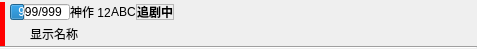
<?xml version="1.0" encoding="UTF-8"?>
<ui version="4.0">
 <class>TvIpWidgetItem</class>
 <widget class="QWidget" name="TvIpWidgetItem">
  <property name="geometry">
   <rect>
    <x>0</x>
    <y>0</y>
    <width>477</width>
    <height>49</height>
   </rect>
  </property>
  <property name="windowTitle">
   <string>Form</string>
  </property>
  <layout class="QVBoxLayout" name="verticalLayout_2">
   <property name="spacing">
    <number>0</number>
   </property>
   <property name="leftMargin">
    <number>0</number>
   </property>
   <property name="topMargin">
    <number>2</number>
   </property>
   <property name="rightMargin">
    <number>0</number>
   </property>
   <property name="bottomMargin">
    <number>0</number>
   </property>
   <item>
    <widget class="QWidget" name="widget" native="true">
     <property name="styleSheet">
      <string notr="true">#widget
{
  border-left: 5px solid #ff0000;
}</string>
     </property>
     <layout class="QVBoxLayout" name="verticalLayout">
      <property name="spacing">
       <number>0</number>
      </property>
      <property name="leftMargin">
       <number>0</number>
      </property>
      <property name="topMargin">
       <number>0</number>
      </property>
      <property name="rightMargin">
       <number>0</number>
      </property>
      <property name="bottomMargin">
       <number>0</number>
      </property>
      <item>
       <layout class="QHBoxLayout" name="hLayout_Top">
        <property name="leftMargin">
         <number>10</number>
        </property>
        <item>
         <widget class="QProgressBar" name="progressBar_Radio">
          <property name="maximumSize">
           <size>
            <width>60</width>
            <height>16</height>
           </size>
          </property>
          <property name="value">
           <number>24</number>
          </property>
          <property name="alignment">
           <set>Qt::AlignCenter</set>
          </property>
          <property name="textVisible">
           <bool>true</bool>
          </property>
          <property name="invertedAppearance">
           <bool>false</bool>
          </property>
          <property name="textDirection">
           <enum>QProgressBar::TopToBottom</enum>
          </property>
          <property name="format">
           <string notr="true">999/999</string>
          </property>
         </widget>
        </item>
        <item>
         <widget class="QLabel" name="label_Point">
          <property name="sizePolicy">
           <sizepolicy hsizetype="Minimum" vsizetype="Preferred">
            <horstretch>0</horstretch>
            <verstretch>0</verstretch>
           </sizepolicy>
          </property>
          <property name="maximumSize">
           <size>
            <width>16777215</width>
            <height>16</height>
           </size>
          </property>
          <property name="text">
           <string notr="true">神作 12</string>
          </property>
         </widget>
        </item>
        <item>
         <widget class="QLabel" name="label_Tag1">
          <property name="maximumSize">
           <size>
            <width>16777215</width>
            <height>16</height>
           </size>
          </property>
          <property name="text">
           <string notr="true">A</string>
          </property>
         </widget>
        </item>
        <item>
         <widget class="QLabel" name="label_Tag2">
          <property name="maximumSize">
           <size>
            <width>16777215</width>
            <height>16</height>
           </size>
          </property>
          <property name="text">
           <string notr="true">B</string>
          </property>
         </widget>
        </item>
        <item>
         <widget class="QLabel" name="label_Tag3">
          <property name="maximumSize">
           <size>
            <width>16777215</width>
            <height>16</height>
           </size>
          </property>
          <property name="text">
           <string notr="true">C</string>
          </property>
         </widget>
        </item>
        <item>
         <widget class="QLabel" name="label_Zhuiju">
          <property name="maximumSize">
           <size>
            <width>16777215</width>
            <height>16</height>
           </size>
          </property>
          <property name="font">
           <font>
            <bold>true</bold>
           </font>
          </property>
          <property name="frameShape">
           <enum>QFrame::StyledPanel</enum>
          </property>
          <property name="frameShadow">
           <enum>QFrame::Sunken</enum>
          </property>
          <property name="text">
           <string notr="true">追剧中</string>
          </property>
          <property name="alignment">
           <set>Qt::AlignCenter</set>
          </property>
         </widget>
        </item>
        <item>
         <spacer name="hSpacer_Top">
          <property name="orientation">
           <enum>Qt::Horizontal</enum>
          </property>
          <property name="sizeHint" stdset="0">
           <size>
            <width>40</width>
            <height>20</height>
           </size>
          </property>
         </spacer>
        </item>
       </layout>
      </item>
      <item>
       <layout class="QHBoxLayout" name="hLayout_Bottom" stretch="0,1">
        <property name="leftMargin">
         <number>10</number>
        </property>
        <item>
         <widget class="QPushButton" name="pushButton_Collect">
          <property name="enabled">
           <bool>false</bool>
          </property>
          <property name="maximumSize">
           <size>
            <width>20</width>
            <height>20</height>
           </size>
          </property>
          <property name="focusPolicy">
           <enum>Qt::NoFocus</enum>
          </property>
          <property name="styleSheet">
           <string notr="true">#pushButton_Collect
{
  border: 0px;
}</string>
          </property>
          <property name="text">
           <string/>
          </property>
          <property name="icon">
           <iconset resource="../../Resource.qrc">
            <normaloff>:/File/img/star_check_enable.png</normaloff>
            <normalon>:/File/img/star_uncheck_enable.png</normalon>
            <disabledoff>:/File/img/star_check_enable.png</disabledoff>
            <disabledon>:/File/img/star_uncheck_enable.png</disabledon>:/File/img/star_check_enable.png</iconset>
          </property>
          <property name="iconSize">
           <size>
            <width>20</width>
            <height>20</height>
           </size>
          </property>
          <property name="checkable">
           <bool>true</bool>
          </property>
          <property name="flat">
           <bool>true</bool>
          </property>
         </widget>
        </item>
        <item>
         <widget class="QLabel" name="label_Name">
          <property name="font">
           <font>
            <family>微软雅黑</family>
            <pointsize>9</pointsize>
           </font>
          </property>
          <property name="text">
           <string notr="true">显示名称</string>
          </property>
          <property name="alignment">
           <set>Qt::AlignLeading|Qt::AlignLeft|Qt::AlignVCenter</set>
          </property>
         </widget>
        </item>
       </layout>
      </item>
     </layout>
    </widget>
   </item>
   <item>
    <widget class="Line" name="line">
     <property name="orientation">
      <enum>Qt::Horizontal</enum>
     </property>
    </widget>
   </item>
  </layout>
 </widget>
 <resources>
  <include location="../../Resource.qrc"/>
 </resources>
 <connections/>
</ui>
